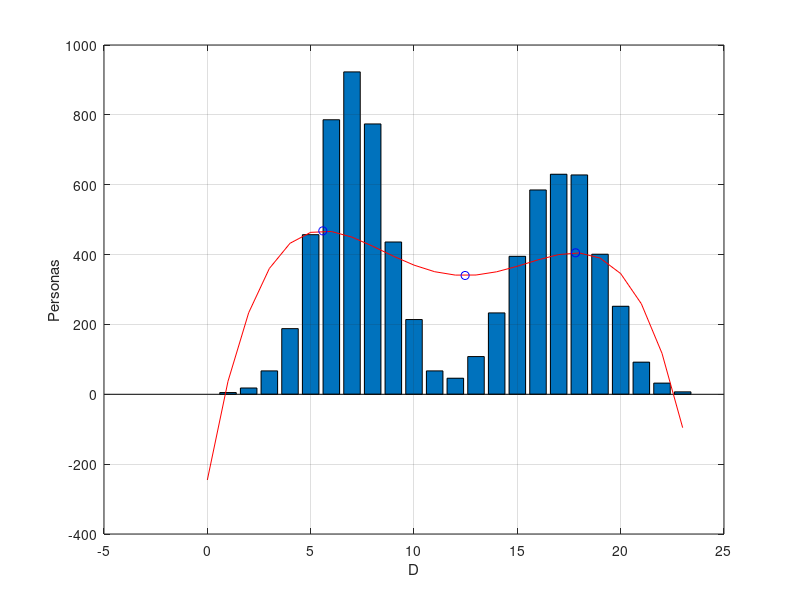

This figure's MATLAB source:
clc;
close all;
clear;

if ispc
    d = '\';
else
    d = '/';
end

data = load('Metro_Interstate_Traffic_Volume_pdf.txt');
v_dias = ["Domingo", "Lunes", "Martes", "Miercoles", ...
            "Jueves", "Viernes", "Sabado"];

s_dia = 1;
ng = 4;
id_d = data(:,1)==s_dia;
x = data(id_d, 2);
y = data(id_d, 3);
nm = length(x);

ca = (x*ones(1, ng+1)).^(ones(nm,1)*(0:ng))\y;
ye = ((x*ones(1, ng+1)).^(ones(nm,1)*(0:ng)))*ca;
dca = ca(2:(ng+1)).*(1:ng)';
d2ca = dca(2:ng).*(1:(ng-1))';
rdca = roots(flip(dca));
rye = ((rdca*ones(1, ng+1)).^(ones(ng-1,1)*(0:ng)))*ca;


figure(1);
bar(x, y);
xlabel(v_dias(s_dia));
ylabel("Personas");
grid on;
hold on;
plot(x, ye, 'r-');
plot(rdca, rye, 'bo');

